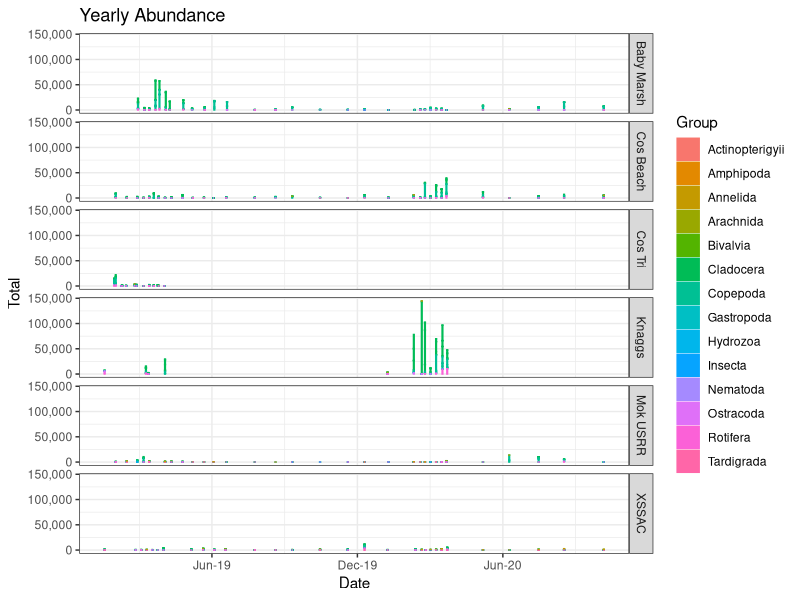
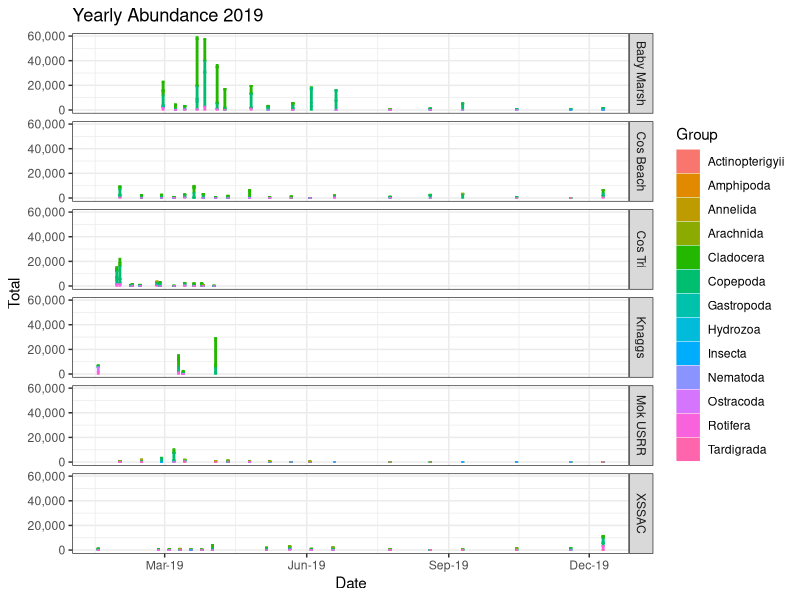
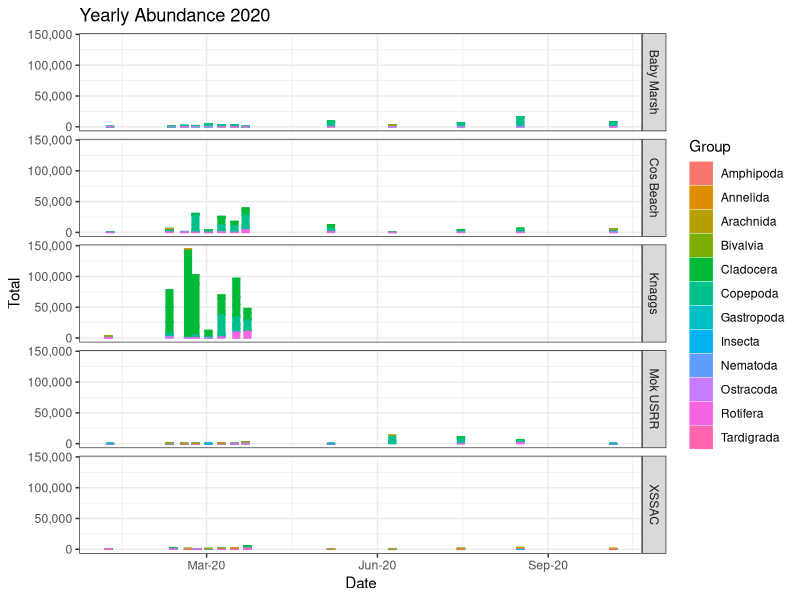
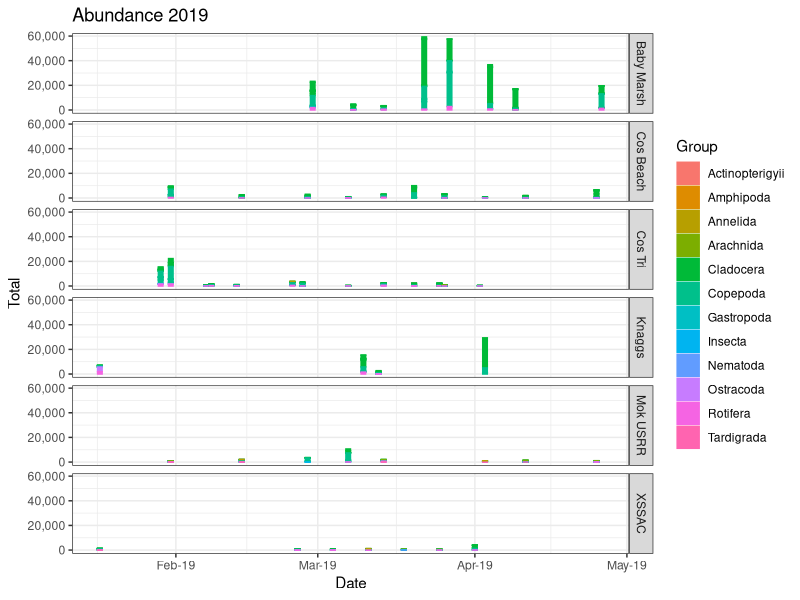
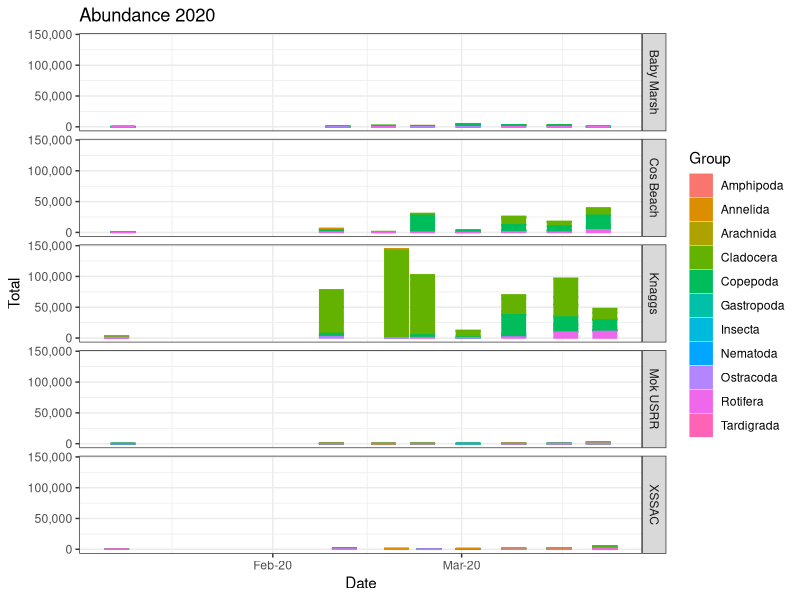
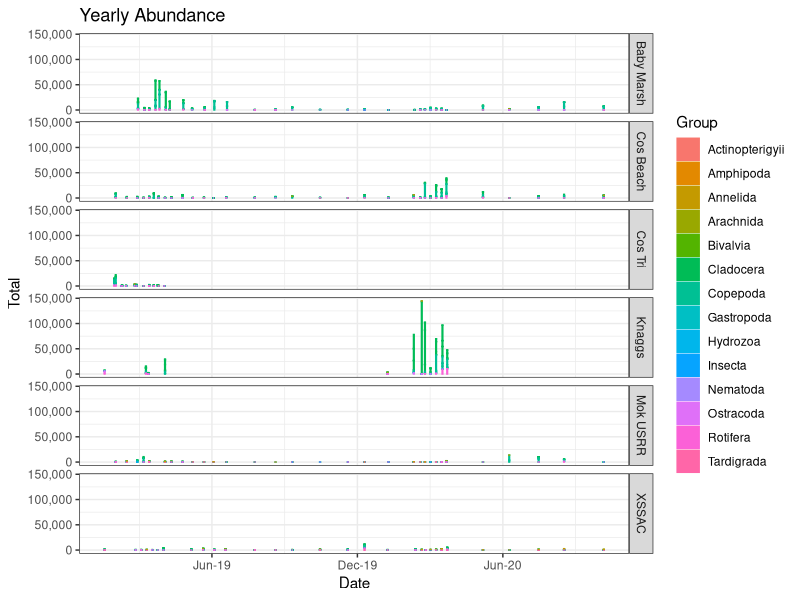
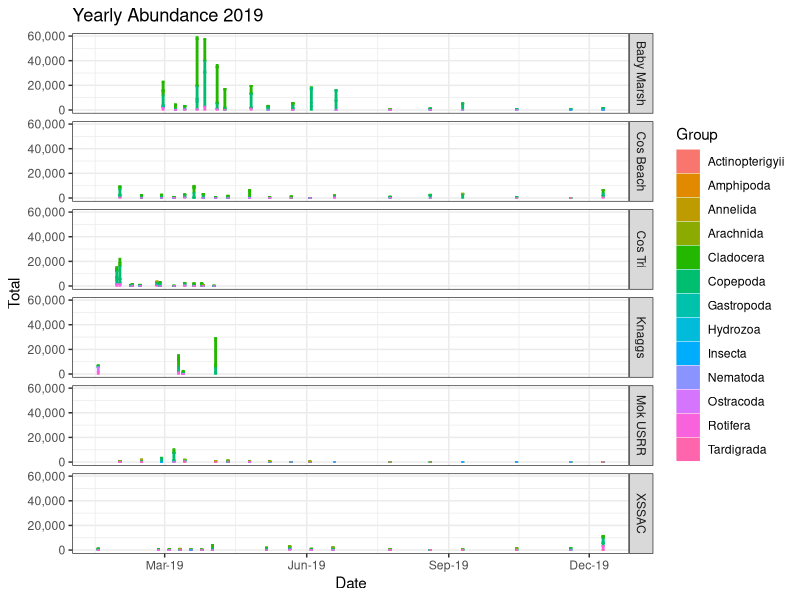
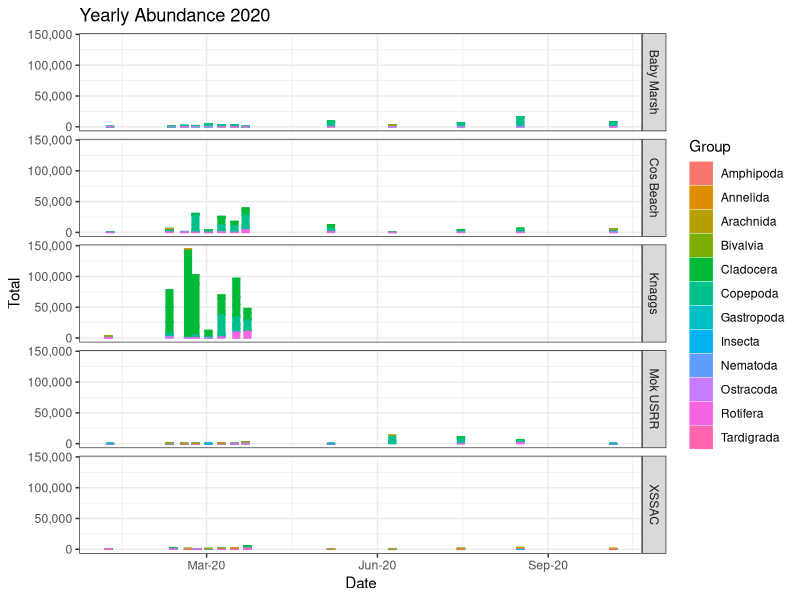

Generate these figures, in order, with R:
#use this script for zoop analysis
#dark carbon wq and zoop data analysis
#1 create zoop graphs comparing biomass, abundance, and species compostion
#2 look at changes between specific parameters relating to water quality over time

#load libraries
library(lubridate)
library(dplyr)
library(tidyr)
library(readr)
library(reshape2)
library(vegan)
library(ggplot2)
library(scales)

#update July 2021 
zoop.dc2<-read.csv("darkcarbon_zoop_all.csv")

#format date into 
zoop.dc2$Date<-as.Date(zoop.dc2$Date,format="%m/%d/%y")

#check to see how many sites there are and change to have only five 
unique(zoop.dc2$Site)
unique(zoop.dc2$Group)

#convert flowmeter to numeric instead of character 
zoop.dc2$FlowMeterEnd  <- as.numeric(as.character(zoop.dc2$FlowMeterEnd))
zoop.dc2$FlowMeterBegin  <- as.numeric(as.character(zoop.dc2$FlowMeterBegin))
zoop.dc2$TotalVolume_ml  <- as.numeric(as.character(zoop.dc2$TotalVolume_ml))
zoop.dc2$Volumesubsampled_ml  <- as.numeric(as.character(zoop.dc2$Volumesubsampled_ml))
zoop.dc2$RingSize_cm  <- as.numeric(as.character(zoop.dc2$RingSize_cm))
zoop.dc2$abundance  <- as.numeric(as.character(zoop.dc2$abundance))
zoop.dc2$SplitFraction <- as.numeric(as.character(zoop.dc2$SplitFraction))
zoop.dc2$MeshSize_Microns <- as.numeric(as.character(zoop.dc2$MeshSize_Microns))

na.omit(zoop.dc2)

#abundance function 
abundance<-function(df) {
  df$distance<-(df$FlowMeterEnd-df$FlowMeterBegin)*26873/999999
  df$RingSize_m<-df$RingSize_cm/100
  df$hooparea<-(pi*(df$RingSize_m)^2)/4
  df$volumesampled<-df$distance*df$hooparea
  df$samplecount<-(df$TotalVolume_ml/df$Volumesubsampled_ml)*df$abundance
  df$ind_m3<-df$samplecount/df$volumesampled
  df
}

#use abundance function
drkcbnabundance2 <-abundance(zoop.dc2)

#Group by site, date, and order 
drkcbnzoop.sum2 <-drkcbnabundance2 %>% 
  group_by(Site, Date, Order, Subclass, Group, Species, LifeStage) %>% 
  summarise(Total=sum(ind_m3)) 


#format date into 
drkcbnzoop.sum2$Date<-as.Date(drkcbnzoop.sum2$Date,format="%m/%d/%y")

#check sites 
unique(drkcbnzoop.sum2$Site)

#do only january 2019 end of december 2020 
drkcbnzoop.sum3 <- drkcbnzoop.sum2 %>%
  select(Site, Date, Order, Subclass, Total, Group, Species, LifeStage) %>% 
  filter(Date >= as.Date("2019/01/01") & Date <= as.Date("2020/12/31"))

#plot of  both years
ggplot(drkcbnzoop.sum3, aes(x=Date, y=Total, color=Group, fill=Group)) +
  geom_bar(stat="identity") +
  ggtitle("Yearly Abundance") +
  facet_grid(Site~.) +
  scale_x_date(date_labels = "%b-%y", breaks= "6 months") +
  scale_y_continuous(label=comma) +
  theme_bw()

#subset 2019
zoop19<- drkcbnzoop.sum3 %>%
  select(Site, Date, Order, Subclass, Total, Group, Species, LifeStage) %>%
  filter(Date >= as.Date("2019/01/01") & Date <= as.Date("2019/12/31"))

#subset 2020
zoop20<- drkcbnzoop.sum3 %>%
  select(Site, Date, Order, Subclass, Total, Group, Species, LifeStage) %>%
  filter(Date >= as.Date("2020/01/01") & Date <= as.Date("2020/12/31"))

#graph for 2019 

ggplot(zoop19, aes(x=Date, y=Total, color=Group, fill=Group)) +
  geom_bar(stat="identity") +
  ggtitle("Yearly Abundance 2019") +
  facet_grid(Site~.) +
  scale_x_date(date_labels = "%b-%y", breaks= "3 months") +
  scale_y_continuous(label=comma) +
  theme_bw()

#graph for 2020 

ggplot(zoop20, aes(x=Date, y=Total, color=Group, fill=Group)) +
  geom_bar(stat="identity") +
  ggtitle("Yearly Abundance 2020") +
  facet_grid(Site~.) +
  scale_x_date(date_labels = "%b-%y", breaks= "3 months") +
  scale_y_continuous(label=comma) +
  theme_bw()

#Export all the graph and ask for feedback 
#export 2019 + 2020 
png("Abundance_both.png", width = 6.5, height = 4, units = "in", res = 500, family = "sans")

ggplot(drkcbnzoop.sum3, aes(x=Date, y=Total, color=Group, fill=Group)) +
  geom_bar(stat="identity") +
  ggtitle("Yearly Abundance") +
  facet_grid(Site~.) +
  scale_x_date(date_labels = "%b-%y", breaks= "6 months") +
  scale_y_continuous(label=comma) +
  theme_bw()

dev.off()

#export 2019 
png("Abundance_19.png", width = 6.5, height = 4, units = "in", res = 500, family = "sans")

ggplot(zoop19, aes(x=Date, y=Total, color=Group, fill=Group)) +
  geom_bar(stat="identity") +
  ggtitle("Yearly Abundance 2019") +
  facet_grid(Site~.) +
  scale_x_date(date_labels = "%b-%y", breaks= "3 months") +
  scale_y_continuous(label=comma) +
  theme_bw()

dev.off()

#export 2020
png("Abundance_20.png", width = 6.5, height = 4, units = "in", res = 500, family = "sans")

ggplot(zoop20, aes(x=Date, y=Total, color=Group, fill=Group)) +
  geom_bar(stat="identity") +
  ggtitle("Yearly Abundance 2020") +
  facet_grid(Site~.) +
  scale_x_date(date_labels = "%b-%y", breaks= "3 months") +
  scale_y_continuous(label=comma) +
  theme_bw()

dev.off()

#coming back to break cage dates down for 2019 and 2020
#subset 2019 field dates aka wet periods

zoop19s<- drkcbnzoop.sum3 %>%
  select(Site, Date, Order, Subclass, Total, Group, Species, LifeStage) %>%
  filter(Date >= as.Date("2019/01/01") & Date <= as.Date("2019/04/30"))

#subset 2020 field dates 
zoop20s<- drkcbnzoop.sum3 %>%
  select(Site, Date, Order, Subclass, Total, Group, Species, LifeStage) %>%
  filter(Date >= as.Date("2020/01/01") & Date <= as.Date("2020/04/30"))

#graph for 2019 wet dates

ggplot(zoop19s, aes(x=Date, y=Total, color=Group, fill=Group)) +
  geom_bar(stat="identity") +
  ggtitle("Abundance 2019") +
  facet_grid(Site~.) +
  scale_x_date(date_labels = "%b-%y", breaks= "1 month") +
  scale_y_continuous(label=comma) +
  theme_bw()

#graph for 2020 

ggplot(zoop20s, aes(x=Date, y=Total, color=Group, fill=Group)) +
  geom_bar(stat="identity") +
  ggtitle("Abundance 2020") +
  facet_grid(Site~.) +
  scale_x_date(date_labels = "%b-%y", breaks= "1 month") +
  scale_y_continuous(label=comma) +
  theme_bw()

#Export all the graph and ask for feedback 

#export 2019 wet period
png("Abundance_Jan_April_19.png", width = 6.5, height = 4, units = "in", res = 500, family = "sans")

ggplot(zoop19s, aes(x=Date, y=Total, color=Group, fill=Group)) +
  geom_bar(stat="identity") +
  ggtitle("Abundance 2019") +
  facet_grid(Site~.) +
  scale_x_date(date_labels = "%b-%y", breaks= "1 month") +
  scale_y_continuous(label=comma) +
  theme_bw()

dev.off()

#export 2020 wet period
png("Abundance_Jan_April_20.png", width = 6.5, height = 4, units = "in", res = 500, family = "sans")

ggplot(zoop20s, aes(x=Date, y=Total, color=Group, fill=Group)) +
  geom_bar(stat="identity") +
  ggtitle("Abundance 2020") +
  facet_grid(Site~.) +
  scale_x_date(date_labels = "%b-%y", breaks= "1 month") +
  scale_y_continuous(label=comma) +
  theme_bw()

dev.off()

#logging abundance graphs - July 12th 
#using ggplot call y= log(abundance)

png("Abundance_Jan_April_20_log.png", width = 6.5, height = 4, units = "in", res = 500, family = "sans")

ggplot(zoop20s, aes(x=Date, y=Total, color=Group, fill=Group)) +
  geom_bar(stat="identity") +
  ggtitle("Abundance 2020") +
  facet_grid(Site~.) +
  scale_x_date(date_labels = "%b-%y", breaks= "1 month") +
  scale_y_log10() + 
  theme_bw()

dev.off()
#another way
# y= log(abundance) 
#wet period 2020 
png("Abundance_Jan_April_20_log3.png", width = 6.5, height = 4, units = "in", res = 500, family = "sans")

ggplot(zoop20s, aes(x=Date, y=log(Total), color=Group, fill=Group)) +
  geom_bar(stat="identity") +
  ggtitle("Abundance 2020") +
  facet_grid(Site~.) +
  scale_x_date(date_labels = "%b-%y", breaks= "1 month") +
  theme_bw()

dev.off()

#another way
# y= log(abundance)
#wet period 2019
png("Abundance_Jan_April_19_log3.png", width = 6.5, height = 4, units = "in", res = 500, family = "sans")

ggplot(zoop19s, aes(x=Date, y=log(Total), color=Group, fill=Group)) +
  geom_bar(stat="identity") +
  ggtitle("Abundance 2019") +
  facet_grid(Site~.) +
  scale_x_date(date_labels = "%b-%y", breaks= "1 month") +
  theme_bw()

dev.off()

#redo with log y 
#export 2020 wet period
png("Abundance_20_free.png", width = 6.5, height = 4, units = "in", res = 500, family = "sans")

ggplot(zoop20s, aes(x=Date, y=Total, color=Group, fill=Group)) +
  geom_bar(stat="identity") +
  ggtitle("Abundance 2020") +
  facet_grid(Site~. , scales = "free") +
  scale_x_date(date_labels = "%b-%y", breaks= "1 month") +
  scale_y_continuous(label=comma) +
  theme_bw()

dev.off()

#logging abundance graphs - July 12th 
#using ggplot call y= log(abundance)

png("Abundance_Field20.png", width = 6.5, height = 4, units = "in", res = 500, family = "sans")

ggplot(zoop20s, aes(x=Date, y=Total, color=Group, fill=Group)) +
  geom_bar(stat="identity") +
  ggtitle("Abundance 2020") +
  facet_grid(Site~.) +
  scale_x_date(date_labels = "%b-%y", breaks= "1 month") +
  scale_y_log10() + 
  theme_bw()

dev.off()

#wet period 2020 

png("Abundance_Jan_April_20_log_new.png", width = 6.5, height = 4, units = "in", res = 500, family = "sans")

ggplot(zoop20s, aes(x=Date, y=log(Total), color=Group, fill=Group)) +
  geom_bar(stat="identity") +
  ggtitle("Abundance 2020") +
  scale_y_log10() +
  scale_x_date(date_labels = "%b-%y", breaks= "1 month") +
  theme_bw()

dev.off()

#wet period 2019
png("Abundance_19_free.png", width = 6.5, height = 4, units = "in", res = 500, family = "sans")

ggplot(zoop19s, aes(x=Date, y=log(Total), color=Group, fill=Group)) +
  geom_bar(stat="identity") +
  ggtitle("Abundance 2019") +
  facet_grid(Site~. , scales = "free") +
  scale_y_log10() +
  scale_x_date(date_labels = "%b-%y", breaks= "1 month") +
  theme_bw() 

dev.off()


# y= log(abundance)
#use options(scipen=10000) - ryan said will correct scientific notation
#adding free scale within facetgrid 

#wet period 2019
png("Abundance_19_free.png", width = 6.5, height = 4, units = "in", res = 500, family = "sans")

ggplot(zoop19s, aes(x=Date, y=Total, color=Group, fill=Group)) +
  geom_bar(stat="identity") +
  ggtitle("Abundance 2019") +
  facet_grid(Site~. , scales = "free") +
  scale_y_log10() +
  scale_x_date(date_labels = "%b-%y", breaks= "1 month") +
  theme_bw() 

dev.off()

#wet period 2020
png("Abundance_2020_free.png", width = 6.5, height = 4, units = "in", res = 500, family = "sans")

ggplot(zoop20s, aes(x=Date, y=Total, color=Group, fill=Group)) +
  geom_bar(stat="identity") +
  ggtitle("Abundance 2020") +
  facet_grid(Site~. , scales = "free") +
  scale_y_log10() +
  scale_x_date(date_labels = "%b-%y", breaks= "1 month") +
  theme_bw() 

dev.off()

#upload to git
